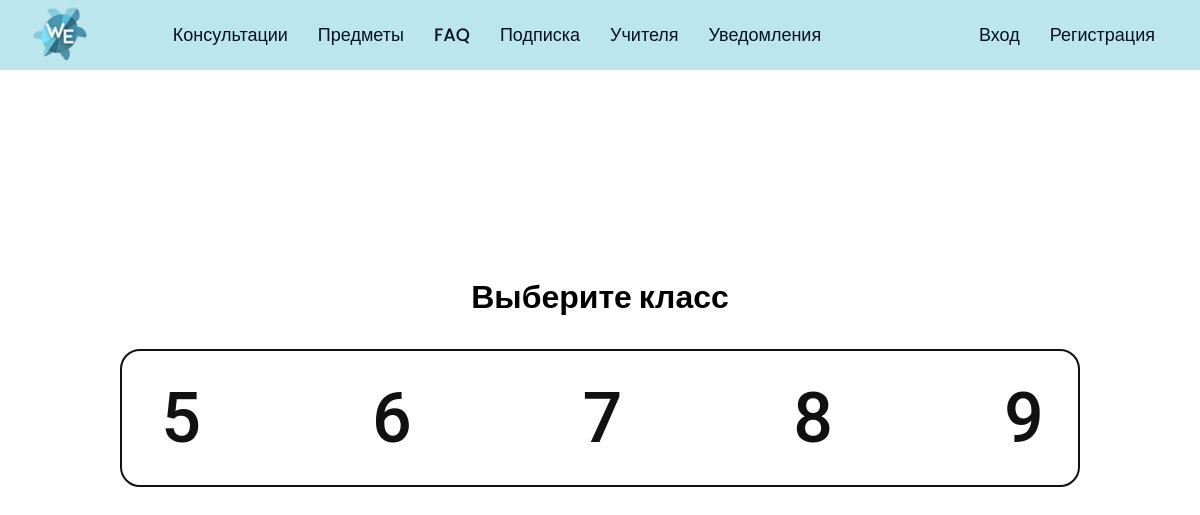
Page /subjects on the committed database.
### main.py (models this page shows)
class Class(db.Model):
    id = db.Column(db.Integer, primary_key=True)
    name = db.Column(db.String(10), nullable=False, unique=True)
    subjects = db.relationship('Subject', backref='class', lazy=True)

### main.py (the view)
@app.route('/subjects')
def subjects():
    classes = Class.query.all()
    return render_template('subjects.html', classes=classes)

### templates/subjects.html (shortened to what this page needs)
<!DOCTYPE html>
<html lang="en">
<head>
    <link rel="stylesheet" href="static\subjects.css">
</head>
<body>
  <nav>
    <div class="wrapper">
      <div class="logo"><a href="/"><img src="static\logo.png" alt=""></a></div>
      <ul class="nav-links">
        <li><a href="/meets-subj1">Консультации</a></li>
        <li>
          <a href="/subjects" class="desktop-item">Предметы</a>
        </li>
        <li><a href="/faq">FAQ</a></li>
        <li><a href="/new">Подписка</a></li>
        <li><a href="/Teachers">Учителя</a></li>
        <li><a href="/notifications">Уведомления</a></li>
      </ul>
      <ul class="nav-links">
          {% if not(current_user.is_authenticated) %}
      <li><div class="Log"><a href="/index">Вход</a></div></li>
      <li><div class="Sign"><a href="/register">Регистрация</a></div></li>
          {% endif %}
      </ul>
    </div>
  </nav>
      <div class="con">
          <h1>Выберите класс</h1>
        <div class="subject-col">
  {% for class_info in classes %}
    <p><a href="{{ url_for('class_subjects', class_id=class_info.id) }}">{{ class_info.name }}</a></p>
  {% endfor %}
        </div>
      </div>
</body>
</html>

### static/subjects.css (style rules this page uses)
* { margin: 0; padding: 0; box-sizing: border-box; font-family: 'Poppins', sans-serif; }
nav { top: 0; position: fixed; z-index: 99; width: 100%; background-color: #bce6ee; }
nav .wrapper { position: relative; max-width: 100%; padding: 0px 30px; height: 70px; line-height: 70px; margin: auto; display: flex; align-items: center; justify-content: space-between; }
.wrapper .logo a { color: #0c7489; font-size: 30px; font-weight: 600; text-decoration: none; }
.logo img { top: 4px; width:3%; position: absolute; min-width: 60px; }
.wrapper .Log a { text-decoration: none; color: #021024; font-size: 18px; font-weight: 500; padding: 9px 15px; border-radius: 5px; transition: all 0.3s ease; }
.wrapper .Sign a { text-decoration: none; color: #021024; font-size: 18px; font-weight: 500; border-radius: 5px; transition: all 0.3s ease; padding: 9px 15px; }
.wrapper .nav-links { display: inline-flex; }
.nav-links li { list-style: none; }
.nav-links li a { color: #021024; text-decoration: none; font-size: 18px; font-weight: 500; padding: 9px 15px; border-radius: 5px; transition: all 0.3s ease; }
.con { height: 70vh; top: 100px; position: relative; display: flex; flex-direction: column; justify-content: center; text-align: center; margin: 0 10%; gap: 5%; }
.con a { text-decoration: none; color: #111; }
.subject-col { border-radius: 20px; width: 100%; justify-content: space-between; display: flex; flex-direction: row; border: 2px solid #111; padding: 2%; text-align: center; }
.con p { font-size: 70px; }
.logo img { top: 4px; width:3%; position: absolute; }
.subject-col a { position: relative; color: #111; transition: all 200ms linear; font-family: "Roboto", sans-serif; font-weight: 500; border-radius: 2px; padding: 5px 0; padding-left: 20px; padding-right: 15px; margin: 2px 0; text-align: left; text-decoration: none; display: flex; align-items: center; justify-content: space-between; }

### rows in the picture
Class: name "5"
Class: name "6"
Class: name "7"
Class: name "8"
Class: name "9"
